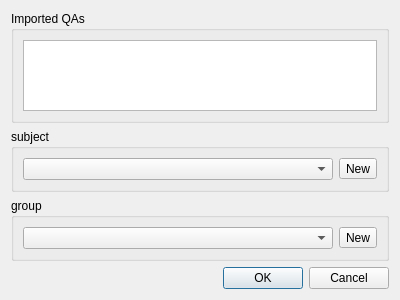
<?xml version="1.0" encoding="UTF-8"?>
<ui version="4.0">
 <class>DialogQAImporterSelector</class>
 <widget class="QDialog" name="DialogQAImporterSelector">
  <property name="geometry">
   <rect>
    <x>0</x>
    <y>0</y>
    <width>400</width>
    <height>300</height>
   </rect>
  </property>
  <property name="windowTitle">
   <string>Dialog</string>
  </property>
  <layout class="QVBoxLayout" name="verticalLayout_5">
   <item>
    <layout class="QVBoxLayout" name="verticalLayout_4">
     <item>
      <widget class="QGroupBox" name="groupBox">
       <property name="title">
        <string>Imported QAs</string>
       </property>
       <layout class="QVBoxLayout" name="verticalLayout">
        <item>
         <widget class="QListWidget" name="listWidgetQuestions"/>
        </item>
       </layout>
      </widget>
     </item>
     <item>
      <widget class="QGroupBox" name="groupBox_2">
       <property name="title">
        <string>subject</string>
       </property>
       <layout class="QHBoxLayout" name="horizontalLayout">
        <item>
         <widget class="QComboBox" name="comboBoxSubjects"/>
        </item>
        <item>
         <widget class="QToolButton" name="toolButtonCreateSubject">
          <property name="text">
           <string>New</string>
          </property>
         </widget>
        </item>
       </layout>
      </widget>
     </item>
     <item>
      <widget class="QGroupBox" name="groupBox_3">
       <property name="title">
        <string>group</string>
       </property>
       <layout class="QHBoxLayout" name="horizontalLayout_2">
        <item>
         <widget class="QComboBox" name="comboBoxGroups"/>
        </item>
        <item>
         <widget class="QToolButton" name="toolButtonCreateGroup">
          <property name="text">
           <string>New</string>
          </property>
         </widget>
        </item>
       </layout>
      </widget>
     </item>
     <item>
      <widget class="QDialogButtonBox" name="buttonBox">
       <property name="orientation">
        <enum>Qt::Horizontal</enum>
       </property>
       <property name="standardButtons">
        <set>QDialogButtonBox::Cancel|QDialogButtonBox::Ok</set>
       </property>
      </widget>
     </item>
    </layout>
   </item>
  </layout>
 </widget>
 <resources/>
 <connections/>
</ui>
